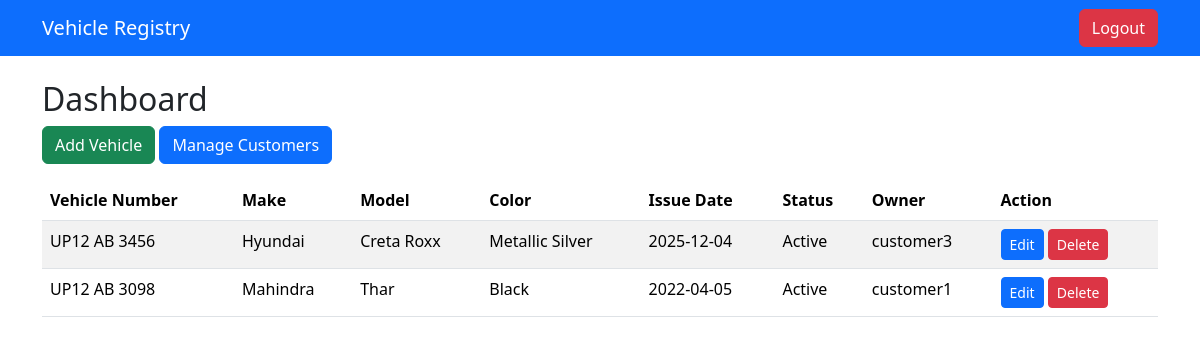
The page /dashboard (signed in) on the database its author committed.
### app/models.py (models this page shows)
class Vehicle(db.Model):
    id = db.Column(db.Integer, primary_key=True)
    vehicle_number = db.Column(db.String(50), unique=True, nullable=False)
    make = db.Column(db.String(50))
    model = db.Column(db.String(50))
    color = db.Column(db.String(50))
    issue_date = db.Column(db.Date, default=datetime.utcnow)
    registration_status = db.Column(db.String(20), default='Active')
    owner_id = db.Column(db.Integer, db.ForeignKey('user.id'), nullable=False)
    franchise_id = db.Column(db.Integer, db.ForeignKey('franchise.id'), nullable=False)

class User(UserMixin, db.Model):
    id = db.Column(db.Integer, primary_key=True)
    username = db.Column(db.String(50), unique=True, nullable=False)
    password = db.Column(db.String(200), nullable=False)
    role = db.Column(db.String(20), nullable=False)  # customer / owner
    franchise_id = db.Column(db.Integer, db.ForeignKey('franchise.id'), nullable=True)
    vehicles = db.relationship('Vehicle', backref='owner', lazy=True)

### app/routes.py (the view)
@main.route('/dashboard')
@login_required
def dashboard():
    if current_user.role == 'owner':
        vehicles = Vehicle.query.filter_by(franchise_id=current_user.franchise_id).all()
    else:
        vehicles = Vehicle.query.filter_by(owner_id=current_user.id).all()
    return render_template('dashboard.html', vehicles=vehicles)

### app/routes.py (called while the page is built)
@login_manager.user_loader
def load_user(user_id):
    return User.query.get(int(user_id))

### app/templates/dashboard.html
{% extends 'base.html' %}
{% block content %}
<h2>Dashboard</h2>
{% if current_user.role == 'owner' %}
<a class="btn btn-success mb-3" href="{{ url_for('main.add_vehicle') }}">Add Vehicle</a>
<a class="btn btn-primary mb-3" href="{{ url_for('main.customers') }}">Manage Customers</a>
{% endif %}
<table class="table table-striped">
    <thead>
        <tr>
            <th>Vehicle Number</th>
            <th>Make</th>
            <th>Model</th>
            <th>Color</th>
            <th>Issue Date</th>
            <th>Status</th>
            {% if current_user.role == 'owner' %}
            <th>Owner</th>
            <th>Action</th>
            {% endif %}
        </tr>
    </thead>
    <tbody>
        {% for vehicle in vehicles %}
        <tr>
            <td>{{ vehicle.vehicle_number }}</td>
            <td>{{ vehicle.make }}</td>
            <td>{{ vehicle.model }}</td>
            <td>{{ vehicle.color }}</td>
            <td>{{ vehicle.issue_date }}</td>
            <td>{{ vehicle.registration_status }}</td>
            {% if current_user.role == 'owner' %}
            <td>{{ vehicle.owner.username }}</td>
            <td>
                <a class="btn btn-primary btn-sm" href="{{ url_for('main.edit_vehicle', id=vehicle.id) }}">Edit</a>
                <form action="{{ url_for('main.delete_vehicle', id=vehicle.id) }}"
                      method="POST" style="display:inline;">
                    <button class="btn btn-danger btn-sm"
                            onclick="return confirm('Delete this vehicle?');">
                        Delete
                    </button>
                </form>
            </td>
            {% endif %}
        </tr>
        {% endfor %}
    </tbody>
</table>
{% endblock %}

### app/templates/base.html (shortened to what this page needs)
<!DOCTYPE html>
<html lang="en">
<head>
    <link href="https://cdn.jsdelivr.net/npm/bootstrap@5.3.2/dist/css/bootstrap.min.css" rel="stylesheet">
</head>
<body>
    <nav class="navbar navbar-expand-lg navbar-dark bg-primary">
        <div class="container">
            <a class="navbar-brand" href="{{ url_for('main.dashboard') }}">Vehicle Registry</a>
            {% if current_user.is_authenticated %}
            <a class="btn btn-danger ms-auto" href="{{ url_for('main.logout') }}">Logout</a>
            {% endif %}
        </div>
    </nav>
    <div class="container mt-4">
        {% block content %}{% endblock %}
    </div>
</body>
</html>

### rows shown on the page
Vehicle: vehicle_number "UP12 AB 3456", make "Hyundai", model "Creta Roxx", color "Metallic Silver", issue_date "2025-12-04", registration_status "Active", owner.username "customer3"
Vehicle: vehicle_number "UP12 AB 3098", make "Mahindra", model "Thar", color "Black", issue_date "2022-04-05", registration_status "Active", owner.username "customer1"
